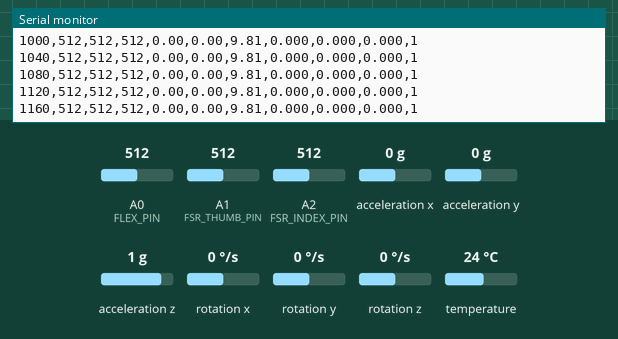
Recording of a sketch running on a simulated Arduino Uno, built with avr-gcc and run on an emulated ATmega328P. Parts: the last lines printed to the serial monitor. Inputs (shaded band) come from the test bench; at power-on: acceleration x 0 g, A0 (FLEX_PIN) = 512, A1 (FSR_THUMB_PIN) = 512, A2 (FSR_INDEX_PIN) = 512, acceleration y 0 g, acceleration z 1 g, rotation x 0 °/s, rotation y 0 °/s, rotation z 0 °/s, temperature 24 °C.

Above: at 1.2 s.
1.3 s: acceleration x set to -1.4 g
At 1.35 s:
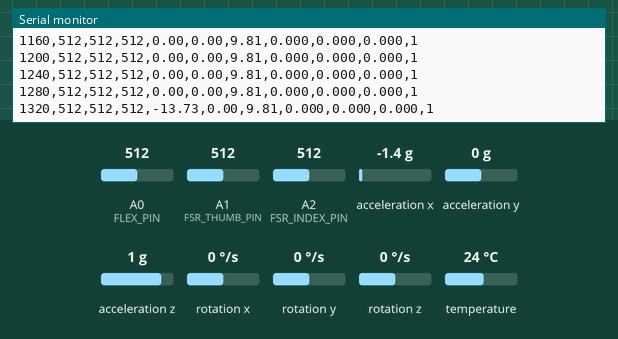
2.8 s: A0 (FLEX_PIN) set to 716
At 3.27 s:
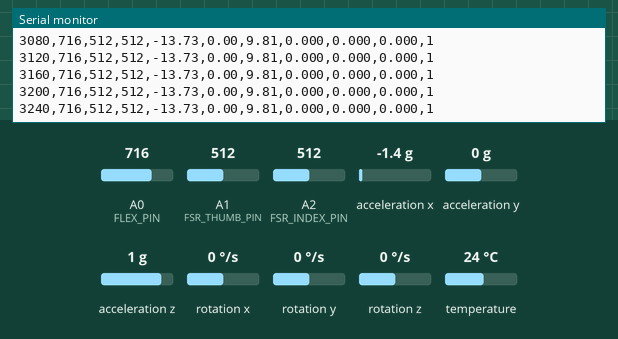
4.3 s: A1 (FSR_THUMB_PIN) set to 716
At 4.55 s:
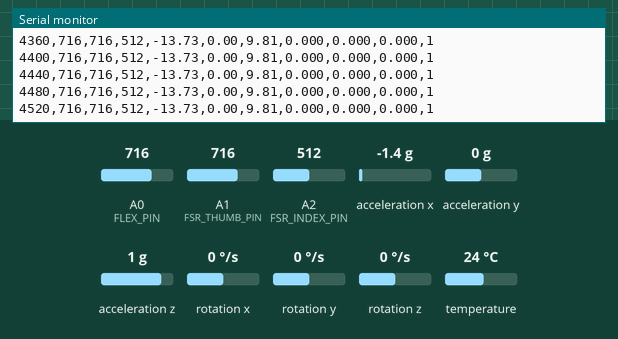
5.8 s: A2 (FSR_INDEX_PIN) set to 716
At 5.83 s:
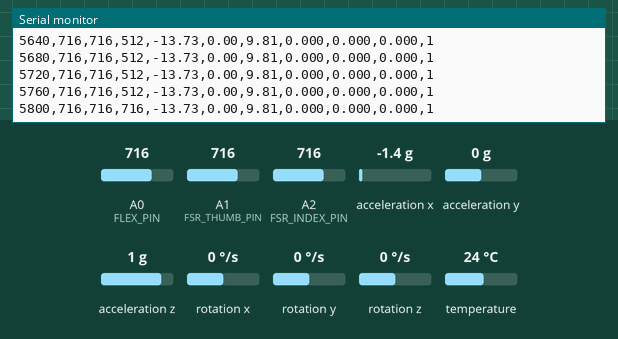
7.3 s: acceleration y set to -1.4 g
At 7.75 s:
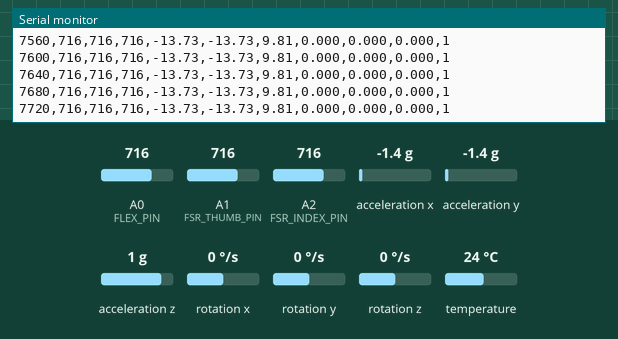
8.8 s: acceleration z set to -1.4 g
At 9.03 s:
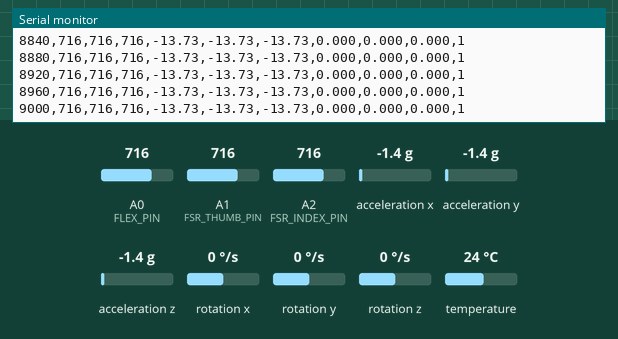
Timing chart, 0 to 11.3 s (numbered marks = the images above; inputs shaded):
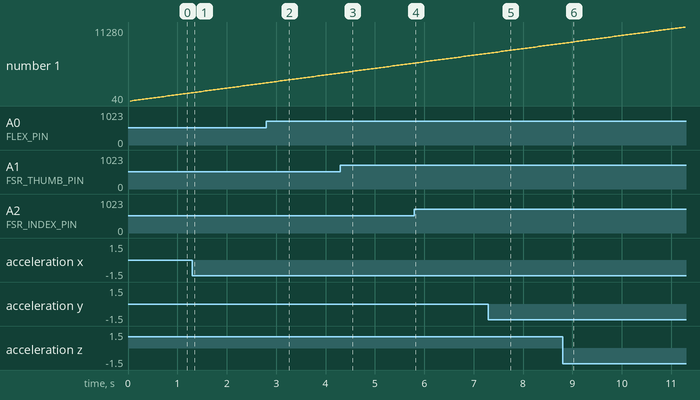

Measured:
- after the input at 1.3 s, the serial monitor: prints a new line at once (image 1)

The sketch:

Wearables_Final_Arduino.ino
```cpp
#include <Wire.h>
#include <Adafruit_MPU6050.h>
#include <Adafruit_Sensor.h>

// ========== PINS AND SETTINGS ========== //
const int FLEX_PIN = A0;                // Flex sensor voltage divider
const int FSR_THUMB_PIN = A1;           // Thumb FSR voltage divider
const int FSR_INDEX_PIN = A2;           // Index finger FSR voltage divider

const unsigned long SAMPLE_INTERVAL = 40;  // 40 ms = 25 Hz
unsigned long lastSample = 0;

// ========== SENSOR OBJECTS ========== //
Adafruit_MPU6050 mpu;
bool mpuConnected = false;

// ========== INITIALIZATION ========== //
void setup() {
  Serial.begin(115200);                // Arduino -> BLE -> Processing
  Wire.begin();                       // MPU-6050 over I2C (A4 SDA, A5 SCL)

  pinMode(FLEX_PIN, INPUT);           // Analog input: flex
  pinMode(FSR_THUMB_PIN, INPUT);      // Analog input: thumb FSR
  pinMode(FSR_INDEX_PIN, INPUT);      // Analog input: index FSR

  mpuConnected = mpu.begin();         // Detect MPU-6050 at I2C address 0x68
  if (mpuConnected) {
    mpu.setAccelerometerRange(MPU6050_RANGE_4_G);  // +/- 4 g
    mpu.setGyroRange(MPU6050_RANGE_500_DEG);       // +/- 500 deg/s
    mpu.setFilterBandwidth(MPU6050_BAND_10_HZ);    // Sensor low-pass filter
  }
  // Even without the MPU, the analog inputs continue to be transmitted.
}

// ========== CONTINUOUS ACQUISITION ========== //
void loop() {
  unsigned long now = millis();
  if (now - lastSample < SAMPLE_INTERVAL) return;
  lastSample = now;

  // Keep RAW ADC values: calibration must not discard small variations.
  int flexADC = analogRead(FLEX_PIN);           // 0..1023
  int thumbADC = analogRead(FSR_THUMB_PIN);     // 0..1023
  int indexADC = analogRead(FSR_INDEX_PIN);     // 0..1023

  float ax = 0, ay = 0, az = 0;                 // m/s^2
  float gx = 0, gy = 0, gz = 0;                 // rad/s
  bool mpuValid = false;

  if (mpuConnected) {
    sensors_event_t a, g, temp;
    if (mpu.getEvent(&a, &g, &temp)) {
      ax = a.acceleration.x;
      ay = a.acceleration.y;
      az = a.acceleration.z;
      gx = g.gyro.x;
      gy = g.gyro.y;
      gz = g.gyro.z;
      mpuValid = true;
    }
  }

  // ========== SERIAL CSV ========== //
  // time_ms,flexADC,thumbADC,indexADC,ax,ay,az,gx,gy,gz,mpuValid
  // Do not add debug messages on Serial: Processing expects CSV lines.
  Serial.print(now);
  Serial.print(','); Serial.print(flexADC);
  Serial.print(','); Serial.print(thumbADC);
  Serial.print(','); Serial.print(indexADC);
  Serial.print(','); Serial.print(ax, 2);
  Serial.print(','); Serial.print(ay, 2);
  Serial.print(','); Serial.print(az, 2);
  Serial.print(','); Serial.print(gx, 3);
  Serial.print(','); Serial.print(gy, 3);
  Serial.print(','); Serial.print(gz, 3);
  Serial.print(','); Serial.println(mpuValid ? 1 : 0);
}
```
